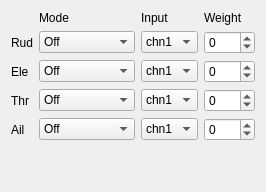
     <widget class="QWidget" name="tabTrainer">
      <attribute name="title">
       <string>Trainer</string>
      </attribute>
      <layout class="QGridLayout" name="gridLayout_3">
       <item row="3" column="3">
        <widget class="QSpinBox" name="trnWeight_3">
         <property name="toolTip">
          <string/>
         </property>
         <property name="statusTip">
          <string/>
         </property>
         <property name="whatsThis">
          <string/>
         </property>
         <property name="minimum">
          <number>-125</number>
         </property>
         <property name="maximum">
          <number>125</number>
         </property>
        </widget>
       </item>
       <item row="0" column="1">
        <widget class="QLabel" name="label_36">
         <property name="text">
          <string>Mode</string>
         </property>
        </widget>
       </item>
       <item row="0" column="2">
        <widget class="QLabel" name="label_37">
         <property name="text">
          <string>Input</string>
         </property>
        </widget>
       </item>
       <item row="0" column="3">
        <widget class="QLabel" name="label_38">
         <property name="text">
          <string>Weight</string>
         </property>
        </widget>
       </item>
       <item row="1" column="0">
        <widget class="QLabel" name="trnLabel_1">
         <property name="sizePolicy">
          <sizepolicy hsizetype="Maximum" vsizetype="Preferred">
           <horstretch>0</horstretch>
           <verstretch>0</verstretch>
          </sizepolicy>
         </property>
         <property name="text">
          <string>Rud</string>
         </property>
        </widget>
       </item>
       <item row="1" column="1">
        <widget class="QComboBox" name="trnMode_1">
         <property name="toolTip">
          <string/>
         </property>
         <property name="statusTip">
          <string/>
         </property>
         <property name="whatsThis">
          <string>Beeper volume

0 - Quiet.  No beeps at all.
1 - No Keys.  Normal beeps but menu keys do not beep.
2 - Normal.
3 - Loud.
4 - Extra loud.</string>
         </property>
         <item>
          <property name="text">
           <string>Off</string>
          </property>
         </item>
         <item>
          <property name="text">
           <string>+= (Sum)</string>
          </property>
         </item>
         <item>
          <property name="text">
           <string>:= (Replace)</string>
          </property>
         </item>
        </widget>
       </item>
       <item row="1" column="2">
        <widget class="QComboBox" name="trnChn_1">
         <property name="toolTip">
          <string/>
         </property>
         <property name="statusTip">
          <string/>
         </property>
         <property name="whatsThis">
          <string>Beeper volume

0 - Quiet.  No beeps at all.
1 - No Keys.  Normal beeps but menu keys do not beep.
2 - Normal.
3 - Loud.
4 - Extra loud.</string>
         </property>
         <item>
          <property name="text">
           <string>chn1</string>
          </property>
         </item>
         <item>
          <property name="text">
           <string>chn2</string>
          </property>
         </item>
         <item>
          <property name="text">
           <string>chn3</string>
          </property>
         </item>
         <item>
          <property name="text">
           <string>chn4</string>
          </property>
         </item>
        </widget>
       </item>
       <item row="1" column="3">
        <widget class="QSpinBox" name="trnWeight_1">
         <property name="toolTip">
          <string/>
         </property>
         <property name="statusTip">
          <string/>
         </property>
         <property name="whatsThis">
          <string/>
         </property>
         <property name="minimum">
          <number>-125</number>
         </property>
         <property name="maximum">
          <number>125</number>
         </property>
        </widget>
       </item>
       <item row="2" column="0">
        <widget class="QLabel" name="trnLabel_2">
         <property name="sizePolicy">
          <sizepolicy hsizetype="Maximum" vsizetype="Preferred">
           <horstretch>0</horstretch>
           <verstretch>0</verstretch>
          </sizepolicy>
         </property>
         <property name="text">
          <string>Ele</string>
         </property>
        </widget>
       </item>
       <item row="2" column="1">
        <widget class="QComboBox" name="trnMode_2">
         <property name="toolTip">
          <string/>
         </property>
         <property name="statusTip">
          <string/>
         </property>
         <property name="whatsThis">
          <string>Beeper volume

0 - Quiet.  No beeps at all.
1 - No Keys.  Normal beeps but menu keys do not beep.
2 - Normal.
3 - Loud.
4 - Extra loud.</string>
         </property>
         <item>
          <property name="text">
           <string>Off</string>
          </property>
         </item>
         <item>
          <property name="text">
           <string>+= (Sum)</string>
          </property>
         </item>
         <item>
          <property name="text">
           <string>:= (Replace)</string>
          </property>
         </item>
        </widget>
       </item>
       <item row="2" column="2">
        <widget class="QComboBox" name="trnChn_2">
         <property name="toolTip">
          <string/>
         </property>
         <property name="statusTip">
          <string/>
         </property>
         <property name="whatsThis">
          <string>Beeper volume

0 - Quiet.  No beeps at all.
1 - No Keys.  Normal beeps but menu keys do not beep.
2 - Normal.
3 - Loud.
4 - Extra loud.</string>
         </property>
         <item>
          <property name="text">
           <string>chn1</string>
          </property>
         </item>
         <item>
          <property name="text">
           <string>chn2</string>
          </property>
         </item>
         <item>
          <property name="text">
           <string>chn3</string>
          </property>
         </item>
         <item>
          <property name="text">
           <string>chn4</string>
          </property>
         </item>
        </widget>
       </item>
       <item row="3" column="2">
        <widget class="QComboBox" name="trnChn_3">
         <property name="toolTip">
          <string/>
         </property>
         <property name="statusTip">
          <string/>
         </property>
         <property name="whatsThis">
          <string>Beeper volume

0 - Quiet.  No beeps at all.
1 - No Keys.  Normal beeps but menu keys do not beep.
2 - Normal.
3 - Loud.
4 - Extra loud.</string>
         </property>
         <item>
          <property name="text">
           <string>chn1</string>
          </property>
         </item>
         <item>
          <property name="text">
           <string>chn2</string>
          </property>
         </item>
         <item>
          <property name="text">
           <string>chn3</string>
          </property>
         </item>
         <item>
          <property name="text">
           <string>chn4</string>
          </property>
         </item>
        </widget>
       </item>
       <item row="2" column="3">
        <widget class="QSpinBox" name="trnWeight_2">
         <property name="toolTip">
          <string/>
         </property>
         <property name="statusTip">
          <string/>
         </property>
         <property name="whatsThis">
          <string/>
         </property>
         <property name="minimum">
          <number>-125</number>
         </property>
         <property name="maximum">
          <number>125</number>
         </property>
        </widget>
       </item>
       <item row="3" column="0">
        <widget class="QLabel" name="trnLabel_3">
         <property name="sizePolicy">
          <sizepolicy hsizetype="Maximum" vsizetype="Preferred">
           <horstretch>0</horstretch>
           <verstretch>0</verstretch>
          </sizepolicy>
         </property>
         <property name="text">
          <string>Thr</string>
         </property>
        </widget>
       </item>
       <item row="3" column="1">
        <widget class="QComboBox" name="trnMode_3">
         <property name="toolTip">
          <string/>
         </property>
         <property name="statusTip">
          <string/>
         </property>
         <property name="whatsThis">
          <string>Beeper volume

0 - Quiet.  No beeps at all.
1 - No Keys.  Normal beeps but menu keys do not beep.
2 - Normal.
3 - Loud.
4 - Extra loud.</string>
         </property>
         <item>
          <property name="text">
           <string>Off</string>
          </property>
         </item>
         <item>
          <property name="text">
           <string>+= (Sum)</string>
          </property>
         </item>
         <item>
          <property name="text">
           <string>:= (Replace)</string>
          </property>
         </item>
        </widget>
       </item>
       <item row="4" column="0">
        <widget class="QLabel" name="trnLabel_4">
         <property name="sizePolicy">
          <sizepolicy hsizetype="Maximum" vsizetype="Preferred">
           <horstretch>0</horstretch>
           <verstretch>0</verstretch>
          </sizepolicy>
         </property>
         <property name="text">
          <string>Ail</string>
         </property>
        </widget>
       </item>
       <item row="4" column="1">
        <widget class="QComboBox" name="trnMode_4">
         <property name="toolTip">
          <string/>
         </property>
         <property name="statusTip">
          <string/>
         </property>
         <property name="whatsThis">
          <string>Beeper volume

0 - Quiet.  No beeps at all.
1 - No Keys.  Normal beeps but menu keys do not beep.
2 - Normal.
3 - Loud.
4 - Extra loud.</string>
         </property>
         <item>
          <property name="text">
           <string>Off</string>
          </property>
         </item>
         <item>
          <property name="text">
           <string>+= (Sum)</string>
          </property>
         </item>
         <item>
          <property name="text">
           <string>:= (Replace)</string>
          </property>
         </item>
        </widget>
       </item>
       <item row="4" column="2">
        <widget class="QComboBox" name="trnChn_4">
         <property name="toolTip">
          <string/>
         </property>
         <property name="statusTip">
          <string/>
         </property>
         <property name="whatsThis">
          <string>Beeper volume

0 - Quiet.  No beeps at all.
1 - No Keys.  Normal beeps but menu keys do not beep.
2 - Normal.
3 - Loud.
4 - Extra loud.</string>
         </property>
         <item>
          <property name="text">
           <string>chn1</string>
          </property>
         </item>
         <item>
          <property name="text">
           <string>chn2</string>
          </property>
         </item>
         <item>
          <property name="text">
           <string>chn3</string>
          </property>
         </item>
         <item>
          <property name="text">
           <string>chn4</string>
          </property>
         </item>
        </widget>
       </item>
       <item row="4" column="3">
        <widget class="QSpinBox" name="trnWeight_4">
         <property name="toolTip">
          <string/>
         </property>
         <property name="statusTip">
          <string/>
         </property>
         <property name="whatsThis">
          <string/>
         </property>
         <property name="minimum">
          <number>-125</number>
         </property>
         <property name="maximum">
          <number>125</number>
         </property>
        </widget>
       </item>
       <item row="5" column="0">
        <spacer name="verticalSpacer_3">
         <property name="orientation">
          <enum>Qt::Vertical</enum>
         </property>
         <property name="sizeHint" stdset="0">
          <size>
           <width>20</width>
           <height>40</height>
          </size>
         </property>
        </spacer>
       </item>
      </layout>
     </widget>
